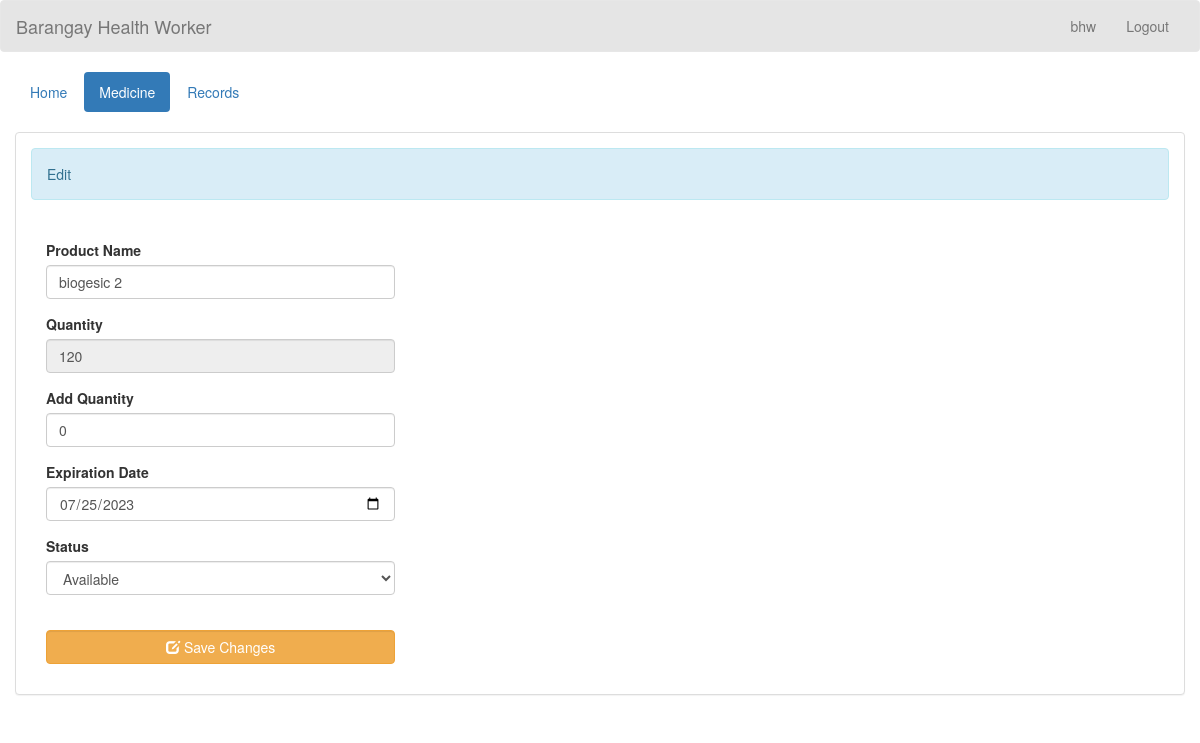
/admin/edit_med.php?productId=22 (signed in), run on the app's committed database.
### tables this page shows
CREATE TABLE `users` (
  `id` int(11) NOT NULL,
  `role` enum('user','admin') NOT NULL,
  `username` varchar(255) NOT NULL,
  `password` varchar(255) NOT NULL,
  `name` varchar(255) NOT NULL
);

CREATE TABLE `medicines` (
  `productId` int(30) NOT NULL,
  `productName` varchar(100) NOT NULL,
  `quantity1` int(10) NOT NULL,
  `total` int(10) NOT NULL,
  `expDate` date NOT NULL,
  `status` varchar(100) NOT NULL,
  `action` varchar(100) NOT NULL
);

### admin_query/name.php (called while the page is built)
<?php
require '../connection/connect.php';
if (isset($_SESSION['id']) && !empty($_SESSION['id'])) {
    $userId = $_SESSION['id'];
    $query = $conn->query("SELECT * FROM `users` WHERE `id` = '$userId'") or die(mysqli_error($conn));
    if ($query->num_rows > 0) {
        $fetch = $query->fetch_array();
        $name = $fetch['name'];
    } else {
        header("location:../index.php");
    }
} else {
    header("location:../index.php");
}
?>

### admin/edit_med.php (the view, shortened to what this page needs)
<!DOCTYPE html>
<?php
	require '../admin_query/name.php';
?>
<html lang = "en">
	<head>
		<link rel = "stylesheet" type = "text/css" href = "../css/bootstrap.css " />
		<link rel = "stylesheet" type = "text/css" href = "../css/style.css" />
	</head>
<body>
	<nav style = "background-color:rgba(0, 0, 0, 0.1);" class = "navbar navbar-default">
		<div  class = "container-fluid">
			<div class = "navbar-header">
				<a class = "navbar-brand" >Barangay Health Worker</a>
			</div>
			<ul class = "nav navbar-nav pull-right ">
				<li class = "dropdown">
					<a class="dropdown-toggle" data-toggle="dropdown" role="button" aria-haspopup="true" aria-expanded="false"></i> <?php echo $name;?></a>
				</li>
				<li><a href = "index.php">Logout</a></li>
			</ul>
		</div>
	</nav>
	<div class = "container-fluid">
		<ul class = "nav nav-pills">
		<li><a href = "homemed.php">Home</a></li>
		<li class = "active"><a href = "medicine.php">Medicine</a></li>
		<li class = ""><a href = "userRecMed.php">Records</a></li>
		</ul>
	</div>
	<br />
	<div class = "container-fluid">
		<div class = "panel panel-default">
			<div class = "panel-body">
				<div class = "alert alert-info">Edit</div>
				<br />
				<div class = "col-md-4">
					<?php
						$query = $conn->query("SELECT * FROM `medicines` WHERE `productId` = '$_REQUEST[productId]'") or die(mysqli_error());
						$fetch = $query->fetch_array();
					?>
					<form method = "POST" enctype = "multipart/form-data">
					<div class = "form-group">
							<label>Product Name </label>
							<input type = "text"  class = "form-control" name = "productName" value = "<?php echo $fetch['productName']?>" />
						</div>
					<div class = "form-group">
							<label>Quantity </label>
							<input type = "number" min = "0" max = "999999999" class = "form-control" name = "total" value = "<?php echo $fetch['total']?>" readonly/>
						</div>
						<div class = "form-group">
							<label>Add Quantity </label>
							<input type = "number"  min = "0" max = "999999999" class = "form-control" name = "quantity1" value=0 />
						</div>
						<div class = "form-group">
							<label>Expiration Date </label>
								<input type = "date"  class = "form-control" name = "expDate" value = "<?php echo $fetch['expDate']?>" />
						</div>
						<div class = "form-group">
							<label>Status</label>
							<select class = "form-control" required = required name = "status">
								<option value="available">Available</option>
							</select>
						</div>
						<br />
						<div class = "form-group">
							<button name = "edit_med" class = "btn btn-warning form-control"><i class = "glyphicon glyphicon-edit"></i> Save Changes</button>
						</div>
					</form>
				</div>
			</div>
		</div>
	</div>
	<br />
	<br />
</body>
</html>

### data on the page
users: name "bhw"
medicines: productName "biogesic 2", total "120", expDate "07/25/2023"
